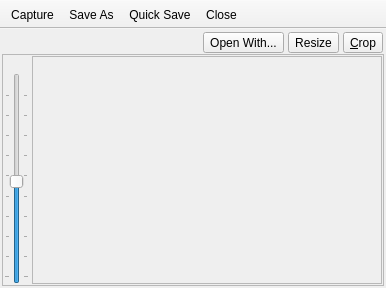
<?xml version="1.0" encoding="UTF-8"?>
<ui version="4.0">
 <class>MainUI</class>
 <widget class="QMainWindow" name="MainUI">
  <property name="geometry">
   <rect>
    <x>0</x>
    <y>0</y>
    <width>386</width>
    <height>288</height>
   </rect>
  </property>
  <property name="sizePolicy">
   <sizepolicy hsizetype="Preferred" vsizetype="Preferred">
    <horstretch>0</horstretch>
    <verstretch>0</verstretch>
   </sizepolicy>
  </property>
  <property name="windowTitle">
   <string>Lumina Screenshot</string>
  </property>
  <widget class="QWidget" name="centralwidget">
   <layout class="QVBoxLayout" name="verticalLayout_3">
    <property name="spacing">
     <number>0</number>
    </property>
    <property name="leftMargin">
     <number>2</number>
    </property>
    <property name="topMargin">
     <number>2</number>
    </property>
    <property name="rightMargin">
     <number>2</number>
    </property>
    <property name="bottomMargin">
     <number>2</number>
    </property>
    <item>
     <layout class="QHBoxLayout" name="tabLayout">
      <item>
       <spacer name="horizontalSpacer">
        <property name="orientation">
         <enum>Qt::Horizontal</enum>
        </property>
        <property name="sizeHint" stdset="0">
         <size>
          <width>0</width>
          <height>20</height>
         </size>
        </property>
       </spacer>
      </item>
      <item>
       <widget class="QFrame" name="frame_modify">
        <property name="frameShape">
         <enum>QFrame::NoFrame</enum>
        </property>
        <property name="frameShadow">
         <enum>QFrame::Raised</enum>
        </property>
        <layout class="QHBoxLayout" name="horizontalLayout_7">
         <property name="spacing">
          <number>4</number>
         </property>
         <property name="leftMargin">
          <number>1</number>
         </property>
         <property name="topMargin">
          <number>1</number>
         </property>
         <property name="rightMargin">
          <number>1</number>
         </property>
         <property name="bottomMargin">
          <number>1</number>
         </property>
         <item>
          <widget class="QToolButton" name="tool_quicksave">
           <property name="sizePolicy">
            <sizepolicy hsizetype="Minimum" vsizetype="Fixed">
             <horstretch>0</horstretch>
             <verstretch>0</verstretch>
            </sizepolicy>
           </property>
           <property name="text">
            <string>Open With...</string>
           </property>
           <property name="toolButtonStyle">
            <enum>Qt::ToolButtonTextBesideIcon</enum>
           </property>
          </widget>
         </item>
         <item>
          <widget class="QToolButton" name="tool_resize">
           <property name="sizePolicy">
            <sizepolicy hsizetype="Minimum" vsizetype="Fixed">
             <horstretch>0</horstretch>
             <verstretch>0</verstretch>
            </sizepolicy>
           </property>
           <property name="text">
            <string>Resize</string>
           </property>
           <property name="toolButtonStyle">
            <enum>Qt::ToolButtonTextBesideIcon</enum>
           </property>
          </widget>
         </item>
         <item>
          <widget class="QToolButton" name="tool_crop">
           <property name="sizePolicy">
            <sizepolicy hsizetype="Minimum" vsizetype="Fixed">
             <horstretch>0</horstretch>
             <verstretch>0</verstretch>
            </sizepolicy>
           </property>
           <property name="text">
            <string>&amp;Crop</string>
           </property>
           <property name="toolButtonStyle">
            <enum>Qt::ToolButtonTextBesideIcon</enum>
           </property>
          </widget>
         </item>
        </layout>
       </widget>
      </item>
     </layout>
    </item>
    <item>
     <widget class="QStackedWidget" name="stackedWidget">
      <property name="frameShape">
       <enum>QFrame::StyledPanel</enum>
      </property>
      <property name="currentIndex">
       <number>0</number>
      </property>
      <widget class="QWidget" name="page_current">
       <layout class="QVBoxLayout" name="verticalLayout_5">
        <property name="leftMargin">
         <number>1</number>
        </property>
        <property name="topMargin">
         <number>1</number>
        </property>
        <property name="rightMargin">
         <number>1</number>
        </property>
        <property name="bottomMargin">
         <number>1</number>
        </property>
        <item>
         <layout class="QHBoxLayout" name="horizontalLayout_4">
          <property name="spacing">
           <number>3</number>
          </property>
          <item>
           <layout class="QVBoxLayout" name="verticalLayout_4">
            <item>
             <widget class="QLabel" name="label_zoom_percent">
              <property name="minimumSize">
               <size>
                <width>0</width>
                <height>0</height>
               </size>
              </property>
              <property name="text">
               <string notr="true"/>
              </property>
              <property name="alignment">
               <set>Qt::AlignCenter</set>
              </property>
             </widget>
            </item>
            <item>
             <widget class="QSlider" name="slider_zoom">
              <property name="minimum">
               <number>5</number>
              </property>
              <property name="maximum">
               <number>200</number>
              </property>
              <property name="singleStep">
               <number>5</number>
              </property>
              <property name="value">
               <number>100</number>
              </property>
              <property name="orientation">
               <enum>Qt::Vertical</enum>
              </property>
              <property name="tickPosition">
               <enum>QSlider::TicksBothSides</enum>
              </property>
              <property name="tickInterval">
               <number>20</number>
              </property>
             </widget>
            </item>
           </layout>
          </item>
          <item>
           <widget class="QScrollArea" name="scrollArea">
            <property name="widgetResizable">
             <bool>true</bool>
            </property>
            <widget class="QWidget" name="scrollAreaWidgetContents">
             <property name="geometry">
              <rect>
               <x>0</x>
               <y>0</y>
               <width>344</width>
               <height>216</height>
              </rect>
             </property>
            </widget>
           </widget>
          </item>
         </layout>
        </item>
       </layout>
      </widget>
      <widget class="QWidget" name="page_settings">
       <layout class="QVBoxLayout" name="verticalLayout_6">
        <property name="leftMargin">
         <number>1</number>
        </property>
        <property name="topMargin">
         <number>1</number>
        </property>
        <property name="rightMargin">
         <number>1</number>
        </property>
        <property name="bottomMargin">
         <number>1</number>
        </property>
        <item>
         <layout class="QVBoxLayout" name="verticalLayout_2">
          <property name="spacing">
           <number>1</number>
          </property>
          <property name="sizeConstraint">
           <enum>QLayout::SetMinimumSize</enum>
          </property>
          <item>
           <widget class="QGroupBox" name="groupBox">
            <property name="title">
             <string>Screen Capture Settings</string>
            </property>
            <layout class="QVBoxLayout" name="verticalLayout">
             <property name="spacing">
              <number>2</number>
             </property>
             <property name="leftMargin">
              <number>2</number>
             </property>
             <property name="topMargin">
              <number>2</number>
             </property>
             <property name="rightMargin">
              <number>2</number>
             </property>
             <property name="bottomMargin">
              <number>2</number>
             </property>
             <item>
              <layout class="QHBoxLayout" name="horizontalLayout">
               <property name="spacing">
                <number>0</number>
               </property>
               <property name="sizeConstraint">
                <enum>QLayout::SetMinimumSize</enum>
               </property>
               <item>
                <widget class="QRadioButton" name="radio_all">
                 <property name="sizePolicy">
                  <sizepolicy hsizetype="Minimum" vsizetype="Minimum">
                   <horstretch>0</horstretch>
                   <verstretch>0</verstretch>
                  </sizepolicy>
                 </property>
                 <property name="text">
                  <string>Entire Session</string>
                 </property>
                </widget>
               </item>
               <item>
                <widget class="QSpinBox" name="spin_delay">
                 <property name="sizePolicy">
                  <sizepolicy hsizetype="Minimum" vsizetype="Minimum">
                   <horstretch>0</horstretch>
                   <verstretch>0</verstretch>
                  </sizepolicy>
                 </property>
                 <property name="suffix">
                  <string> Sec Delay</string>
                 </property>
                 <property name="prefix">
                  <string/>
                 </property>
                 <property name="maximum">
                  <number>20</number>
                 </property>
                </widget>
               </item>
              </layout>
             </item>
             <item>
              <layout class="QHBoxLayout" name="horizontalLayout_2">
               <property name="spacing">
                <number>0</number>
               </property>
               <property name="sizeConstraint">
                <enum>QLayout::SetMinimumSize</enum>
               </property>
               <item>
                <widget class="QRadioButton" name="radio_monitor">
                 <property name="sizePolicy">
                  <sizepolicy hsizetype="Minimum" vsizetype="Minimum">
                   <horstretch>0</horstretch>
                   <verstretch>0</verstretch>
                  </sizepolicy>
                 </property>
                 <property name="text">
                  <string>Single Screen</string>
                 </property>
                </widget>
               </item>
               <item>
                <widget class="QSpinBox" name="spin_monitor">
                 <property name="sizePolicy">
                  <sizepolicy hsizetype="Minimum" vsizetype="Minimum">
                   <horstretch>0</horstretch>
                   <verstretch>0</verstretch>
                  </sizepolicy>
                 </property>
                 <property name="prefix">
                  <string notr="true"># </string>
                 </property>
                 <property name="minimum">
                  <number>1</number>
                 </property>
                </widget>
               </item>
              </layout>
             </item>
             <item>
              <layout class="QHBoxLayout" name="horizontalLayout_3">
               <property name="spacing">
                <number>0</number>
               </property>
               <property name="sizeConstraint">
                <enum>QLayout::SetMinimumSize</enum>
               </property>
               <item>
                <widget class="QRadioButton" name="radio_window">
                 <property name="sizePolicy">
                  <sizepolicy hsizetype="Minimum" vsizetype="Minimum">
                   <horstretch>0</horstretch>
                   <verstretch>0</verstretch>
                  </sizepolicy>
                 </property>
                 <property name="text">
                  <string>Single Window</string>
                 </property>
                </widget>
               </item>
               <item>
                <widget class="QCheckBox" name="check_frame">
                 <property name="sizePolicy">
                  <sizepolicy hsizetype="Minimum" vsizetype="Minimum">
                   <horstretch>0</horstretch>
                   <verstretch>0</verstretch>
                  </sizepolicy>
                 </property>
                 <property name="text">
                  <string>Include Borders</string>
                 </property>
                </widget>
               </item>
              </layout>
             </item>
            </layout>
           </widget>
          </item>
          <item>
           <widget class="QGroupBox" name="groupBox_2">
            <property name="title">
             <string>General Settings</string>
            </property>
            <layout class="QVBoxLayout" name="verticalLayout_7">
             <property name="spacing">
              <number>2</number>
             </property>
             <property name="leftMargin">
              <number>2</number>
             </property>
             <property name="topMargin">
              <number>2</number>
             </property>
             <property name="rightMargin">
              <number>2</number>
             </property>
             <property name="bottomMargin">
              <number>2</number>
             </property>
             <item>
              <widget class="QCheckBox" name="check_show_popups">
               <property name="text">
                <string>Show popup warnings about unsaved screenshots</string>
               </property>
              </widget>
             </item>
            </layout>
           </widget>
          </item>
          <item>
           <spacer name="verticalSpacer">
            <property name="orientation">
             <enum>Qt::Vertical</enum>
            </property>
            <property name="sizeHint" stdset="0">
             <size>
              <width>20</width>
              <height>40</height>
             </size>
            </property>
           </spacer>
          </item>
         </layout>
        </item>
       </layout>
      </widget>
     </widget>
    </item>
   </layout>
  </widget>
  <widget class="QToolBar" name="toolBar">
   <property name="contextMenuPolicy">
    <enum>Qt::CustomContextMenu</enum>
   </property>
   <property name="windowTitle">
    <string>toolBar</string>
   </property>
   <property name="movable">
    <bool>false</bool>
   </property>
   <property name="allowedAreas">
    <set>Qt::TopToolBarArea</set>
   </property>
   <property name="toolButtonStyle">
    <enum>Qt::ToolButtonTextUnderIcon</enum>
   </property>
   <property name="floatable">
    <bool>false</bool>
   </property>
   <attribute name="toolBarArea">
    <enum>TopToolBarArea</enum>
   </attribute>
   <attribute name="toolBarBreak">
    <bool>false</bool>
   </attribute>
   <addaction name="actionTake_Screenshot"/>
   <addaction name="actionSave_As"/>
   <addaction name="actionQuick_Save"/>
   <addaction name="actionClose"/>
  </widget>
  <action name="actionTake_Screenshot">
   <property name="text">
    <string>Capture</string>
   </property>
   <property name="toolTip">
    <string>Take Screenshot</string>
   </property>
   <property name="shortcut">
    <string>Ctrl+N</string>
   </property>
   <property name="shortcutContext">
    <enum>Qt::ApplicationShortcut</enum>
   </property>
  </action>
  <action name="actionSave_As">
   <property name="text">
    <string>Save As</string>
   </property>
   <property name="shortcut">
    <string>Ctrl+S</string>
   </property>
   <property name="shortcutContext">
    <enum>Qt::ApplicationShortcut</enum>
   </property>
  </action>
  <action name="actionQuick_Save">
   <property name="text">
    <string>Quick Save</string>
   </property>
  </action>
  <action name="actionClose">
   <property name="text">
    <string>Close</string>
   </property>
   <property name="toolTip">
    <string>Close Application</string>
   </property>
   <property name="shortcut">
    <string>Esc</string>
   </property>
   <property name="shortcutContext">
    <enum>Qt::ApplicationShortcut</enum>
   </property>
  </action>
 </widget>
 <resources/>
 <connections/>
</ui>
